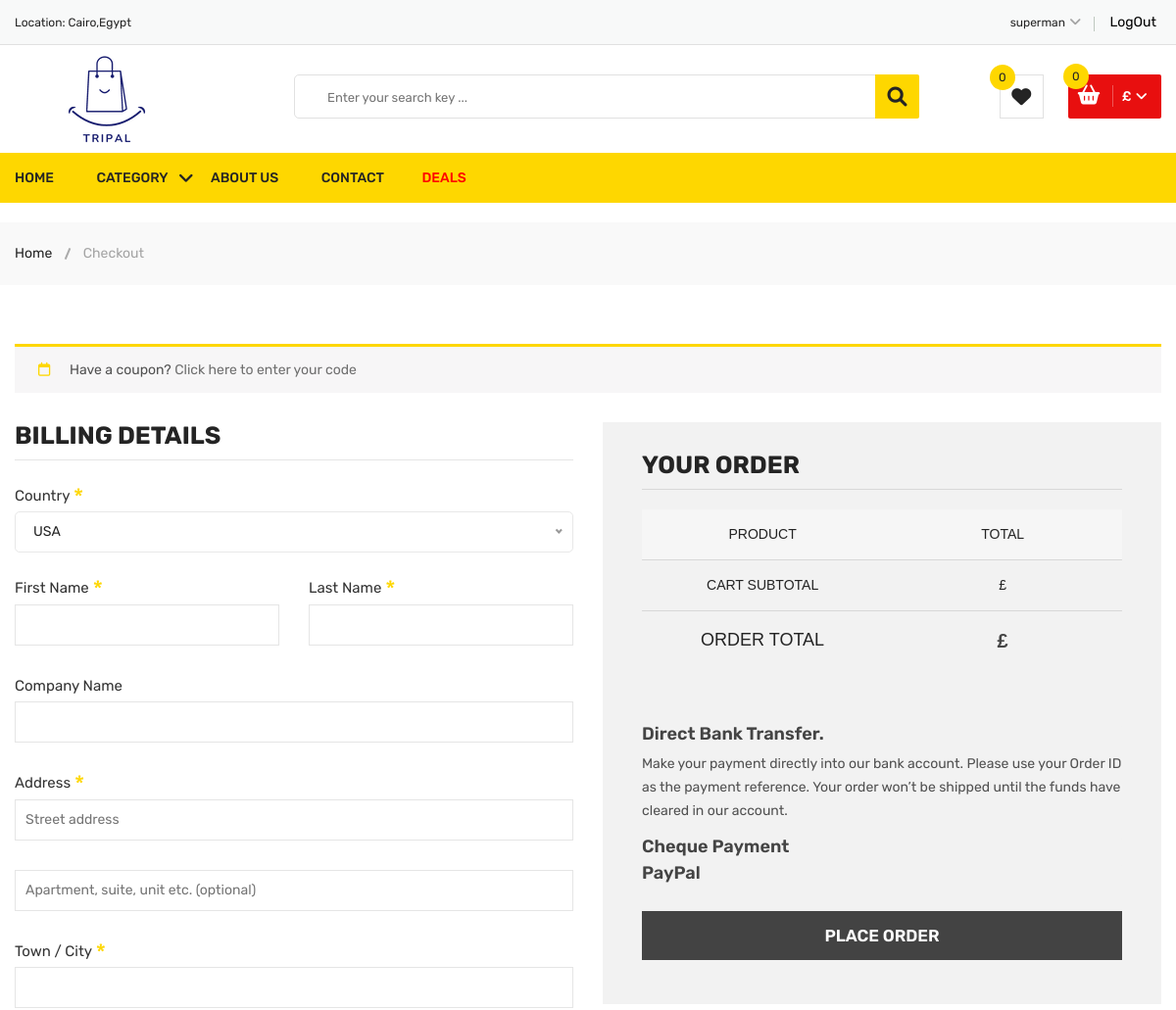
/checkout (signed in, upper part), run on an earlier commit of the app's database.
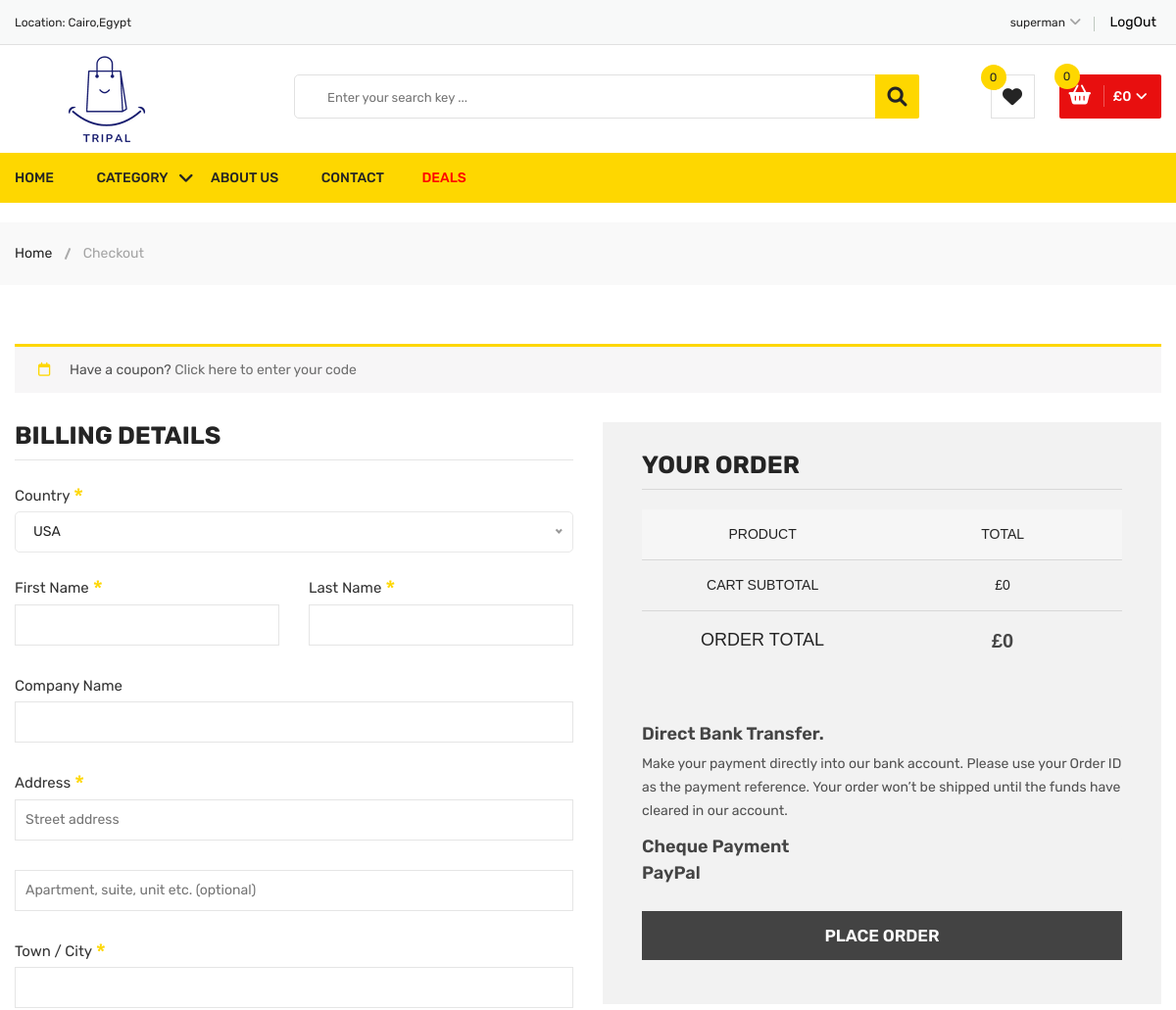
And on a later commit of the database.
### base/models.py (models this page shows, shortened)
class BaseModel(models.Model):
    uid = models.UUIDField(primary_key=True,editable=False,default=uuid.uuid4)
    created_at = models.DateTimeField(auto_now=True)
    updated_at = models.DateTimeField(auto_now_add=True)
    class Meta:
        abstract = True

class Cart(BaseModel):
    user = models.ForeignKey(User, on_delete=models.CASCADE, related_name='cart')
    isPaid = models.BooleanField(default=False)
    coupon = models.ForeignKey(Coupon, on_delete=models.SET_NULL, null=True, blank=True)
    def get_total_price(self):
        cart_items = self.cart_items.all()
        price = []
        for cart_item in cart_items:
            price.append((cart_item.item.price*cart_item.quantity))
        if self.coupon:
            if self.coupon.minimum_amount < sum(price):
                return sum(price) - self.coupon.discount_price
        return sum(price)
    class Meta:
        verbose_name_plural = "Cart"

### base/views.py (the view, shortened to what this page needs)
# urls.py: path('checkout', views.checkout, name='checkout'),
def checkout(request):
    try:
        cart_obj = Cart.objects.get(user = request.user)
        context = {'cart':cart_obj}
        return render(request, 'checkout.html', context)
    except Exception as e:
        print(e)
        return render(request, 'checkout.html')

### base/templates/checkout.html (shortened to what this page needs)
{% extends 'main.html' %}
{% block content %}
{% load static %}
<div class="breadcrumb-area">
    <div class="container">
        <div class="breadcrumb-content">
            <ul>
                <li><a href="/">Home</a></li>
                <li class="active">Checkout</li>
            </ul>
        </div>
    </div>
</div>
<div class="checkout-area pt-60 pb-30">
    <div class="container">
        <div class="row">
            <div class="col-12">
                <div class="coupon-accordion">
                    {% if request.user.is_authenticated %}
                    <h3>Have a coupon? <span id="showcoupon">Click here to enter your code</span></h3>
                    {% endif %}
                </div>
            </div>
        </div>
        <div class="row">
            <div class="col-lg-6 col-12">
                <form action="#">
                    <div class="checkbox-form">
                        <h3>Billing Details</h3>
                        <div class="row">
                            <div class="col-md-12">
                                <div class="country-select clearfix">
                                    <label>Country <span class="required">*</span></label>
                                </div>
                            </div>
                            <div class="col-md-6">
                                <div class="checkout-form-list">
                                    <label>First Name <span class="required">*</span></label>
                                    <input placeholder="" type="text">
                                </div>
                            </div>
                            <div class="col-md-6">
                                <div class="checkout-form-list">
                                    <label>Last Name <span class="required">*</span></label>
                                    <input placeholder="" type="text">
                                </div>
                            </div>
                            <div class="col-md-12">
                                <div class="checkout-form-list">
                                    <label>Company Name</label>
                                    <input placeholder="" type="text">
                                </div>
                            </div>
                            <div class="col-md-12">
                                <div class="checkout-form-list">
                                    <label>Address <span class="required">*</span></label>
                                    <input placeholder="Street address" type="text">
                                </div>
                            </div>
                            <div class="col-md-12">
                                <div class="checkout-form-list">
                                    <input placeholder="Apartment, suite, unit etc. (optional)" type="text">
                                </div>
                            </div>
                            <div class="col-md-12">
                                <div class="checkout-form-list">
                                    <label>Town / City <span class="required">*</span></label>
                                    <input type="text">
                                </div>
                            </div>
                        </div>
                    </div>
                </form>
            </div>
            <div class="col-lg-6 col-12">
                <div class="your-order">
                    <h3>Your order</h3>
                    <div class="your-order-table table-responsive">
                        <table class="table">
                            <thead>
                                <tr>
                                    <th class="cart-product-name">Product</th>
                                    <th class="cart-product-total">Total</th>
                                </tr>
                            </thead>
                            <tfoot>
                                {% if request.user.is_authenticated %}
                                <tr class="cart-subtotal">
                                    <th>Cart Subtotal</th>
                                    <td><span class="amount">£{{cart.get_total_price}}</span></td>
                                </tr>
                                {% else %}
                                <tr class="cart-subtotal">
                                    <th>Cart Subtotal</th>
                                    <td><span class="amount">£0.00</span></td>
                                </tr>
                                {% endif %}
                                {% if request.user.is_authenticated %}
                                <tr class="order-total">
                                    <th>Order Total</th>
                                    <td><strong><span class="amount">£{{cart.get_total_price}}</span></strong></td>
                                </tr>
                                {% else %}
                                <tr class="order-total">
                                    <th>Order Total</th>
                                    <td><strong><span class="amount">£0.00</span></strong></td>
                                </tr>
                                {% endif %}
                            </tfoot>
                        </table>
                    </div>
                    <div class="payment-method">
                        <div class="payment-accordion">
                            <div id="accordion">
                              <div class="card">
                                <div class="card-header" id="#payment-1">
                                  <h5 class="panel-title">
                                    <a class="" data-toggle="collapse" data-target="#collapseOne" aria-expanded="true" aria-controls="collapseOne">
                                      Direct Bank Transfer.
                                    </a>
                                  </h5>
                                </div>
                                <div id="collapseOne" class="collapse show" data-parent="#accordion">
                                  <div class="card-body">
                                    <p>Make your payment directly into our bank account. Please use your Order ID as the payment reference. Your order won’t be shipped until the funds have cleared in our account.</p>
                                  </div>
                                </div>
                              </div>
                              <div class="card">
                                <div class="card-header" id="#payment-2">
                                  <h5 class="panel-title">
                                    <a class="collapsed" data-toggle="collapse" data-target="#collapseTwo" aria-expanded="false" aria-controls="collapseTwo">
                                      Cheque Payment
                                    </a>
                                  </h5>
                                </div>
                              </div>
                              <div class="card">
                                <div class="card-header" id="#payment-3">
                                  <h5 class="panel-title">
                                    <a class="collapsed" data-toggle="collapse" data-target="#collapseThree" aria-expanded="false" aria-controls="collapseThree">
                                      PayPal
                                    </a>
                                  </h5>
                                </div>
                              </div>
                            </div>
                            <div class="order-button-payment">
                                <input value="Place order" type="submit">
                            </div>
                        </div>
                    </div>
                </div>
            </div>
        </div>
    </div>
</div>
{% endblock content %}

### base/templates/main.html (shortened to what this page needs)
<!doctype html>
<html class="no-js" lang="zxx">
<head>
        {% load static %}
        <link rel="stylesheet" href="{% static 'css/material-design-iconic-font.min.css' %}">
        <link rel="stylesheet" href="{% static 'css/font-awesome.min.css' %}">
        <link rel="stylesheet" href="{% static 'css/fontawesome-stars.css' %}">
        <link rel="stylesheet" href="{% static 'css/meanmenu.css' %}">
        <link rel="stylesheet" href="{% static 'css/owl.carousel.min.css' %}">
        <link rel="stylesheet" href="{% static 'css/slick.css' %}">
        <link rel="stylesheet" href="{% static 'css/animate.css' %}">
        <link rel="stylesheet" href="{% static 'css/jquery-ui.min.css' %}">
        <link rel="stylesheet" href="{% static 'css/venobox.css' %}">
        <link rel="stylesheet" href="{% static 'css/nice-select.css' %}">
        <link rel="stylesheet" href="{% static 'css/magnific-popup.css' %}">
        <link rel="stylesheet" href="{% static 'css/bootstrap.min.css' %}">
        <link rel="stylesheet" href="{% static 'css/helper.css' %}">
        <link rel="stylesheet" href="{% static 'style.css' %}">
        <link rel="stylesheet" href="{% static 'css/responsive.css' %}">
        <link rel="stylesheet" href="https://cdnjs.cloudflare.com/ajax/libs/font-awesome/6.0.0/css/all.min.css">
    </head>
    <body>
        <div class="body-wrapper">
            <header>
                <div class="header-top">
                    <div class="container">
                        <div class="row">
                            <div class="col-lg-3 col-md-4">
                                <div class="header-top-left">
                                    <ul class="phone-wrap">
                                        <li><span>Location: </span><a href="#">Cairo,Egypt</a></li>
                                    </ul>
                                </div>
                            </div>
                            <div class="col-lg-9 col-md-8">
                                <div class="header-top-right">
                                    <ul class="ht-menu">
                                        {% if request.user.is_authenticated %}
                                        <li>
                                            <div class="ht-setting-trigger"><span>{{request.user}}</span></div>
                                        </li>
                                        <li>
                                            <a href="/logOut" class="currency-selector-wrapper">LogOut</a>
                                        </li>
                                        {% endif %}
                                    </ul>
                                </div>
                            </div>
                        </div>
                    </div>
                </div>
                <div class="header-middle pl-sm-0 pr-sm-0 pl-xs-0 pr-xs-0">
                    <div class="container">
                        <div class="row">
                            <div class="col-lg-3">
                                <div class="head-logo logo pb-sm-30 pb-xs-30">
                                    <a href="/" >
                                        <img class="header-img" src="{% static 'images/menu/logo/tripal.png' %}" alt="">
                                    </a>
                                </div>
                            </div>
                            <div class="col-lg-9 pl-0 ml-sm-15 ml-xs-15">
                                  <form action="{% url 'search' %}" method="GET" class="hm-searchbox">
                                    <input type="text" name="q" list="products" placeholder="Enter your search key ...">
                                    <button class="li-btn" type="submit"><i class="fa fa-search"></i></button>
                                  </form>
                                <div class="header-middle-right">
                                    <ul class="hm-menu">
                                        <li class="hm-wishlist">
                                            <a href="/wishList">
                                                <span class="cart-item-count wishlist-item-count">{{ wish_item_count }}</span>
                                                <i class="fa fa-heart-o"></i>
                                            </a>
                                        </li>
                                        <li class="hm-minicart">
                                            <div class="hm-minicart-trigger">
                                                {% if request.user.is_authenticated %}
                                                <span class="item-text">£{{cart_item.get_total_price}}
                                                {% else %}
                                                <span class="item-text">£0.00
                                                {% endif %}
                                                    <span class="cart-item-count">{{ item_count }}</span>
                                                </span>
                                            </div>
                                        </li>
                                    </ul>
                                </div>
                            </div>
                        </div>
                    </div>
                </div>
                <div class="header-bottom header-sticky d-none d-lg-block d-xl-block">
                    <div class="container">
                        <div class="row">
                            <div class="col-lg-12">
                                <div class="hb-menu">
                                    <nav>
                                        <ul>
                                            <li class="dropdown-holder"><a href="/">Home</a>
                                            </li>
                                            <li class="dropdown-holder"><a class="caty" href="/">Category</a>
                                            </li>
                                            <li><a href="#">About Us</a></li>
                                            <li><a href="#">Contact</a></li>
                                            <li><a href="/deals" style="color: red; margin: 0 15px;">Deals</a></li>
                                        </ul>
                                    </nav>
                                </div>
                            </div>
                        </div>
                    </div>
                </div>
            </header>
            {% block content %}
            {% endblock content %}
        </div>
    </body>
</html>

What changed in the data, as far as the page shows it:
added Cart: get_total_price "0"
